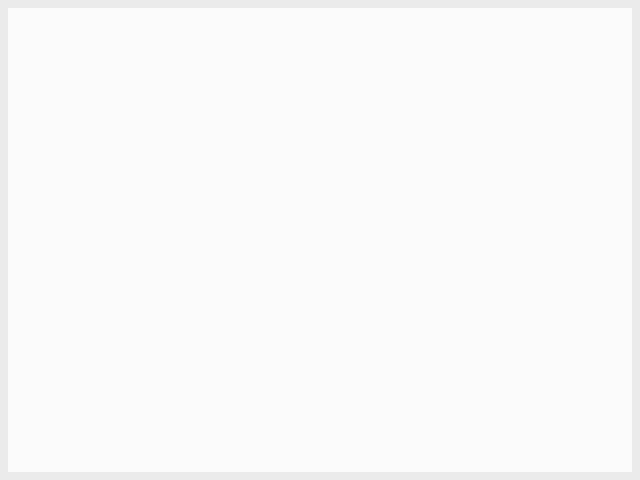
Frame 1 (no input)
Frame 60 (the mouse pressed at the canvas centre just before this capture): identical to frame 1, image omitted
Frame 120 (the mouse held since frame 60 and released just before this capture): identical to frame 1, image omitted

The Processing sketch that drew this single still picture (run headless with seeded random() and noise(); from frame 60 on, the mouse is pressed at the canvas centre):

// Processing sketch: processing_3794
// ── processing_3794.pde

int margin=8, border=235, inside=250;

void setup() {
  size(640, 480);
}

void draw() {
  background(border);
  stroke(inside);
  fill(inside);
  rect(margin, margin, (width - margin * 2) - 1, (height - margin * 2) - 1);
}
